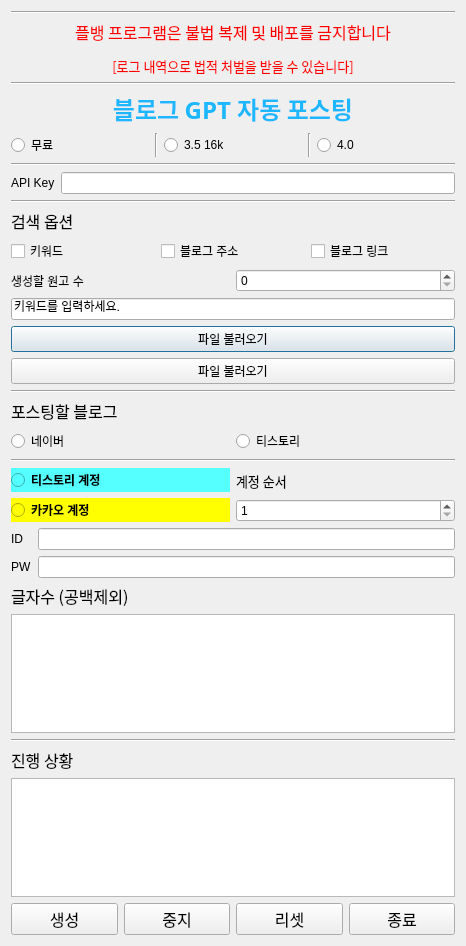
<?xml version="1.0" encoding="UTF-8"?>
<ui version="4.0">
 <class>Dialog</class>
 <widget class="QDialog" name="Dialog">
  <property name="geometry">
   <rect>
    <x>0</x>
    <y>0</y>
    <width>466</width>
    <height>946</height>
   </rect>
  </property>
  <property name="windowTitle">
   <string>Dialog</string>
  </property>
  <layout class="QGridLayout" name="gridLayout">
   <item row="0" column="0">
    <layout class="QVBoxLayout" name="verticalLayout">
     <item>
      <widget class="Line" name="line">
       <property name="orientation">
        <enum>Qt::Horizontal</enum>
       </property>
      </widget>
     </item>
     <item>
      <widget class="QLabel" name="label_16">
       <property name="font">
        <font>
         <family>HY견고딕</family>
         <pointsize>10</pointsize>
        </font>
       </property>
       <property name="text">
        <string>&lt;html&gt;&lt;head/&gt;&lt;body&gt;&lt;p&gt;&lt;span style=&quot; font-size:12pt; color:#ff0000;&quot;&gt;플뱅 프로그램은 불법 복제 및 배포를 금지합니다&lt;/span&gt;&lt;/p&gt;&lt;p&gt;&lt;span style=&quot; color:#ff0000;&quot;&gt;[로그 내역으로 법적 처벌을 받을 수 있습니다]&lt;/span&gt;&lt;/p&gt;&lt;/body&gt;&lt;/html&gt;</string>
       </property>
       <property name="alignment">
        <set>Qt::AlignCenter</set>
       </property>
      </widget>
     </item>
     <item>
      <widget class="Line" name="line_4">
       <property name="orientation">
        <enum>Qt::Horizontal</enum>
       </property>
      </widget>
     </item>
     <item>
      <widget class="QLabel" name="label_4">
       <property name="font">
        <font>
         <family>맑은 고딕</family>
         <pointsize>18</pointsize>
         <weight>75</weight>
         <bold>true</bold>
         <strikeout>false</strikeout>
        </font>
       </property>
       <property name="text">
        <string>&lt;html&gt;&lt;head/&gt;&lt;body&gt;&lt;p&gt;&lt;span style=&quot; color:#1cb7ff;&quot;&gt;블로그 GPT 자동 포스팅&lt;/span&gt;&lt;/p&gt;&lt;/body&gt;&lt;/html&gt;</string>
       </property>
       <property name="alignment">
        <set>Qt::AlignCenter</set>
       </property>
      </widget>
     </item>
     <item>
      <layout class="QHBoxLayout" name="horizontalLayout_2">
       <item>
        <widget class="QRadioButton" name="gpt_free">
         <property name="text">
          <string>무료</string>
         </property>
        </widget>
       </item>
       <item>
        <widget class="Line" name="line_6">
         <property name="orientation">
          <enum>Qt::Vertical</enum>
         </property>
        </widget>
       </item>
       <item>
        <widget class="QRadioButton" name="gpt_16k">
         <property name="text">
          <string>3.5 16k</string>
         </property>
        </widget>
       </item>
       <item>
        <widget class="Line" name="line_7">
         <property name="orientation">
          <enum>Qt::Vertical</enum>
         </property>
        </widget>
       </item>
       <item>
        <widget class="QRadioButton" name="gpt_4">
         <property name="text">
          <string>4.0</string>
         </property>
         <property name="checkable">
          <bool>true</bool>
         </property>
         <property name="checked">
          <bool>false</bool>
         </property>
        </widget>
       </item>
      </layout>
     </item>
     <item>
      <widget class="Line" name="line_5">
       <property name="orientation">
        <enum>Qt::Horizontal</enum>
       </property>
      </widget>
     </item>
     <item>
      <layout class="QFormLayout" name="formLayout">
       <item row="0" column="1">
        <widget class="QLineEdit" name="key"/>
       </item>
       <item row="0" column="0">
        <widget class="QLabel" name="label_2">
         <property name="text">
          <string>API Key</string>
         </property>
        </widget>
       </item>
      </layout>
     </item>
     <item>
      <widget class="Line" name="line_2">
       <property name="orientation">
        <enum>Qt::Horizontal</enum>
       </property>
      </widget>
     </item>
     <item>
      <widget class="QLabel" name="label_6">
       <property name="font">
        <font>
         <family>맑은 고딕</family>
         <pointsize>12</pointsize>
        </font>
       </property>
       <property name="text">
        <string>검색 옵션</string>
       </property>
      </widget>
     </item>
     <item>
      <layout class="QHBoxLayout" name="horizontalLayout_3">
       <item>
        <widget class="QCheckBox" name="check_keyword">
         <property name="text">
          <string>키워드</string>
         </property>
        </widget>
       </item>
       <item>
        <widget class="QCheckBox" name="check_blog_url">
         <property name="text">
          <string>블로그 주소</string>
         </property>
        </widget>
       </item>
       <item>
        <widget class="QCheckBox" name="check_blog_link">
         <property name="text">
          <string>블로그 링크</string>
         </property>
        </widget>
       </item>
      </layout>
     </item>
     <item>
      <layout class="QVBoxLayout" name="verticalLayout_3"/>
     </item>
     <item>
      <layout class="QHBoxLayout" name="horizontalLayout_4">
       <item>
        <widget class="QLabel" name="label_7">
         <property name="text">
          <string>생성할 원고 수</string>
         </property>
        </widget>
       </item>
       <item>
        <widget class="QSpinBox" name="generate_post">
         <property name="maximum">
          <number>9999</number>
         </property>
        </widget>
       </item>
      </layout>
     </item>
     <item>
      <layout class="QVBoxLayout" name="verticalLayout_2">
       <item>
        <widget class="QLineEdit" name="keyword">
         <property name="text">
          <string>키워드를 입력하세요.</string>
         </property>
        </widget>
       </item>
       <item>
        <widget class="QPushButton" name="blog_url">
         <property name="text">
          <string>파일 불러오기</string>
         </property>
        </widget>
       </item>
       <item>
        <widget class="QPushButton" name="blog_link">
         <property name="text">
          <string>파일 불러오기</string>
         </property>
        </widget>
       </item>
      </layout>
     </item>
     <item>
      <widget class="Line" name="line_8">
       <property name="orientation">
        <enum>Qt::Horizontal</enum>
       </property>
      </widget>
     </item>
     <item>
      <layout class="QVBoxLayout" name="verticalLayout_4">
       <item>
        <widget class="QLabel" name="label_3">
         <property name="font">
          <font>
           <family>맑은 고딕</family>
           <pointsize>12</pointsize>
          </font>
         </property>
         <property name="text">
          <string>포스팅할 블로그</string>
         </property>
        </widget>
       </item>
       <item>
        <layout class="QHBoxLayout" name="horizontalLayout_5">
         <item>
          <widget class="QRadioButton" name="naver">
           <property name="font">
            <font>
             <weight>50</weight>
             <bold>false</bold>
            </font>
           </property>
           <property name="styleSheet">
            <string notr="true"/>
           </property>
           <property name="text">
            <string>네이버</string>
           </property>
          </widget>
         </item>
         <item>
          <widget class="QRadioButton" name="tstory">
           <property name="font">
            <font>
             <weight>50</weight>
             <bold>false</bold>
            </font>
           </property>
           <property name="styleSheet">
            <string notr="true"/>
           </property>
           <property name="text">
            <string>티스토리</string>
           </property>
          </widget>
         </item>
        </layout>
       </item>
      </layout>
     </item>
     <item>
      <widget class="Line" name="line_9">
       <property name="orientation">
        <enum>Qt::Horizontal</enum>
       </property>
      </widget>
     </item>
     <item>
      <layout class="QHBoxLayout" name="horizontalLayout_6">
       <item>
        <layout class="QVBoxLayout" name="verticalLayout_5">
         <item>
          <widget class="QRadioButton" name="tstory_account">
           <property name="font">
            <font>
             <weight>75</weight>
             <bold>true</bold>
            </font>
           </property>
           <property name="autoFillBackground">
            <bool>false</bool>
           </property>
           <property name="styleSheet">
            <string notr="true">background-color: rgb(85, 255, 255);</string>
           </property>
           <property name="text">
            <string>티스토리 계정</string>
           </property>
          </widget>
         </item>
         <item>
          <widget class="QRadioButton" name="kakao_account">
           <property name="font">
            <font>
             <weight>75</weight>
             <bold>true</bold>
             <underline>false</underline>
             <strikeout>false</strikeout>
            </font>
           </property>
           <property name="layoutDirection">
            <enum>Qt::LeftToRight</enum>
           </property>
           <property name="styleSheet">
            <string notr="true">background-color: rgb(255, 255, 0);</string>
           </property>
           <property name="text">
            <string>카카오 계정</string>
           </property>
          </widget>
         </item>
        </layout>
       </item>
       <item>
        <layout class="QVBoxLayout" name="verticalLayout_6">
         <item>
          <widget class="QLabel" name="label_10">
           <property name="font">
            <font>
             <family>맑은 고딕</family>
             <pointsize>10</pointsize>
            </font>
           </property>
           <property name="text">
            <string>계정 순서</string>
           </property>
          </widget>
         </item>
         <item>
          <widget class="QSpinBox" name="tstory_num">
           <property name="minimum">
            <number>1</number>
           </property>
          </widget>
         </item>
        </layout>
       </item>
      </layout>
     </item>
     <item>
      <layout class="QFormLayout" name="formLayout_2">
       <item row="0" column="0">
        <widget class="QLabel" name="label_8">
         <property name="text">
          <string>ID</string>
         </property>
        </widget>
       </item>
       <item row="1" column="0">
        <widget class="QLabel" name="label_9">
         <property name="text">
          <string>PW</string>
         </property>
        </widget>
       </item>
       <item row="0" column="1">
        <widget class="QLineEdit" name="ID"/>
       </item>
       <item row="1" column="1">
        <widget class="QLineEdit" name="PW">
         <property name="echoMode">
          <enum>QLineEdit::Password</enum>
         </property>
        </widget>
       </item>
      </layout>
     </item>
     <item>
      <widget class="QLabel" name="label">
       <property name="font">
        <font>
         <family>맑은 고딕</family>
         <pointsize>12</pointsize>
        </font>
       </property>
       <property name="text">
        <string>글자수 (공백제외)</string>
       </property>
      </widget>
     </item>
     <item>
      <widget class="QTextBrowser" name="textBrowser"/>
     </item>
     <item>
      <widget class="Line" name="line_3">
       <property name="orientation">
        <enum>Qt::Horizontal</enum>
       </property>
      </widget>
     </item>
     <item>
      <widget class="QLabel" name="label_5">
       <property name="font">
        <font>
         <family>맑은 고딕</family>
         <pointsize>12</pointsize>
        </font>
       </property>
       <property name="text">
        <string>진행 상황</string>
       </property>
      </widget>
     </item>
     <item>
      <widget class="QTextBrowser" name="status">
       <property name="html">
        <string>&lt;!DOCTYPE HTML PUBLIC &quot;-//W3C//DTD HTML 4.0//EN&quot; &quot;http://www.w3.org/TR/REC-html40/strict.dtd&quot;&gt;
&lt;html&gt;&lt;head&gt;&lt;meta name=&quot;qrichtext&quot; content=&quot;1&quot; /&gt;&lt;style type=&quot;text/css&quot;&gt;
p, li { white-space: pre-wrap; }
&lt;/style&gt;&lt;/head&gt;&lt;body style=&quot; font-family:'Gulim'; font-size:9pt; font-weight:400; font-style:normal;&quot;&gt;
&lt;p style=&quot;-qt-paragraph-type:empty; margin-top:0px; margin-bottom:0px; margin-left:0px; margin-right:0px; -qt-block-indent:0; text-indent:0px;&quot;&gt;&lt;br /&gt;&lt;/p&gt;&lt;/body&gt;&lt;/html&gt;</string>
       </property>
      </widget>
     </item>
     <item>
      <layout class="QHBoxLayout" name="horizontalLayout">
       <item>
        <widget class="QPushButton" name="start_btn">
         <property name="font">
          <font>
           <family>맑은 고딕</family>
           <pointsize>12</pointsize>
          </font>
         </property>
         <property name="text">
          <string>생성</string>
         </property>
        </widget>
       </item>
       <item>
        <widget class="QPushButton" name="stop_btn">
         <property name="font">
          <font>
           <family>맑은 고딕</family>
           <pointsize>12</pointsize>
          </font>
         </property>
         <property name="text">
          <string>중지</string>
         </property>
        </widget>
       </item>
       <item>
        <widget class="QPushButton" name="reset_btn">
         <property name="font">
          <font>
           <family>맑은 고딕</family>
           <pointsize>12</pointsize>
          </font>
         </property>
         <property name="text">
          <string>리셋</string>
         </property>
        </widget>
       </item>
       <item>
        <widget class="QPushButton" name="close_btn">
         <property name="font">
          <font>
           <family>맑은 고딕</family>
           <pointsize>12</pointsize>
          </font>
         </property>
         <property name="text">
          <string>종료</string>
         </property>
        </widget>
       </item>
      </layout>
     </item>
    </layout>
   </item>
  </layout>
 </widget>
 <resources/>
 <connections/>
</ui>
